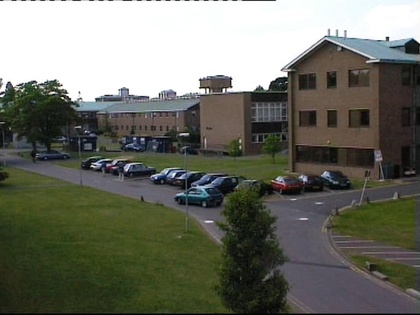
%> input picture uebung08/1122.jpg, 420 x 315 px, shrunk from 768 x 576 before the run; the run also reads 1 picture not shown here
$ octave FarbHistogramm.m   (GNU Octave 9; MATLAB toolbox functions it lacks are replaced by stand-ins)
%> lines starting %> are read from the running program, lines starting %| are printed output that depends on the picture
### uebung08/Farbhist.m

function TemplateHist = Farbhist(Image, Bins)

TemplateHist = [];

for ColorP = 1:size(Image,3)
    Hist = imhist(Image(:,:,ColorP), Bins);
    TemplateHist = [TemplateHist; Hist];
end

end

### uebung08/HistogramMatching.m
function [CorrImage, MaxPosition] = HistogramMatching(Image, Template, Bins, Increment)
%histogramMatching Find the positions of the template in the image by
%comparing the histogram of the template and the histogram at the possible
%image location

% calculate the histogram of the template
TemplateHist = Farbhist(Template, Bins);

% compare at all positions
[TemplateHeight, TemplateWidth, ColorP] = size(Template);
[ImageHeight, ImageWidth, ColorP] = size(Image);
%we calculate with the total image but do a subsampling of increment
CorrImage = zeros(length(1:Increment:ImageHeight-TemplateHeight), length(1:Increment:ImageWidth-TemplateWidth));

SubImg = uint8(zeros(size(Template)));
%loop over Rows
Rsub = 1;
for Rows = 1:Increment:ImageHeight-TemplateHeight
    %display the progress (rather slow :-|
    disp(Rows);
    %loop over cols
    Csub = 1;
	for Cols = 1:Increment:ImageWidth-TemplateWidth
        % extract distance value using DistFunction(hist1, hist2);
        % where hist1 is the template histogram and hist2 is the histogram
        % at the current image position (Rows, Cols) having the same size
        % as the template hist
        SubImg = Image(Rows:Rows+TemplateHeight-1, Cols:Cols+TemplateWidth-1, :);
        Hist = Farbhist(SubImg, Bins);
        CorrImage(Rsub, Csub) = DistFunction(Hist, TemplateHist);
        Csub = Csub+1;
    end
    Rsub = Rsub+1;
end

% find the maximum position in the output
% find the maxima for each column (the index gives the row for each column)
[MaxValCol, MaxRowIndex] = max(CorrImage, [], 1);
%find the maximum over all columns
[MaxValue, MaxColIndex] = max(MaxValCol);
%return the max position
MaxPosition = [MaxRowIndex(MaxColIndex), MaxColIndex]*Increment;
end

### uebung08/FarbHistogramm.m
clear all;  close all;  clc;


%read template
ImageCar = imread('carTest.bmp');
%the number of bins in the color histogram
Bins = 128;
%show the correlation as surface plot
ShowSurf = 1;
%show the histogram of the template
ShowHist = 1;
%defines the increment of calculation
Increment = 10;

if ShowHist ~= 0
    [HistR, Val] = imhist(ImageCar(:,:,1), Bins);
%> HistR = 128 values, max 30 at index 10, min 0 at index 60, mean 4.65; Val = 128 values from 0 to 255
    HistG = imhist(ImageCar(:,:,2), Bins);
%> HistG = 128 values, max 25 at index 24, min 0 at index 1, mean 4.65
    HistB = imhist(ImageCar(:,:,3), Bins);
%> HistB = 128 values, max 22 at index 12, min 0 at index 1, mean 4.65
    figure(15);hold on;
    plot(Val, HistR, 'ro-');
    plot(Val, HistG, 'go-');
    plot(Val, HistB, 'bo-');
    title('color histogram of template')
    xlabel('color value')
    ylabel('absolute frequency')
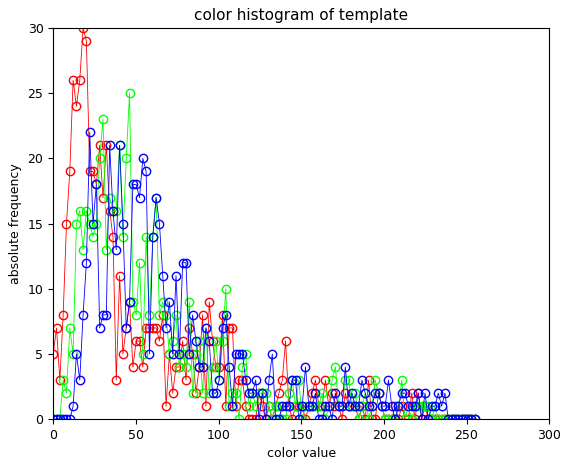
%> figure redrawn from the program's plot data; curve peaks at x = 18.07, y = 30; curve peaks at x = 46.18, y = 25; curve peaks at x = 22.09, y = 22
end


Images = {'1122.jpg', '1344.jpg', '1573.jpg', '1770.jpg', '1428.jpg'}; %the template

for Fig = 1:length(Images)
    Image = imread(char(Images(Fig)));
%> Image is the input picture: size 315x420x3 uint8; mean R, G, B 109.8, 111.5, 101.1
    %use this line for YCbCr color space;
    %[CorrImage, MaxPosUpLeft] = HistogramMatching(rgb2ycbcr(Image), rgb2ycbcr(ImageCar), 128, 14);
    [CorrImage, MaxPosUpLeft] = HistogramMatching(Image, ImageCar, Bins, Increment);
%> after the loop in Farbhist, `for ColorP = 1:size(Image,3)`: TemplateHist = 384 values, max 30 at index 10, min 0 at index 60, mean 4.65
%> in HistogramMatching, `[MaxValCol, MaxRowIndex] = max(CorrImage, [], 1);`: MaxValCol = 39 values, max 0.014 at index 20, min 0.00648 at index 35, mean 0.0102; MaxRowIndex = 39 values, max 20 at index 19, min 9 at index 27, mean 16.62
%> in HistogramMatching, `[MaxValue, MaxColIndex] = max(MaxValCol);`: MaxValue = 0.014; MaxColIndex = 20
%> in HistogramMatching, `MaxPosition = [MaxRowIndex(MaxColIndex), MaxColIndex]*Increment;`: MaxPosition = [200 200]
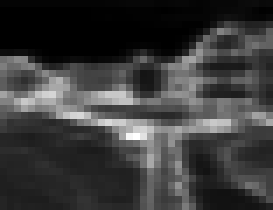
%> CorrImage: size 30x39 double (shown 7 times larger); min 0.00096, max 0.014, mean 0.00398; drawn with min black and max white
%> MaxPosUpLeft = [200 200]
    %plot the result
    figure(Fig);
    imshow(Image);
    %shortcut for template size
    Dy = size(ImageCar,1);
%> Dy = 17
    Dx = size(ImageCar,2);
%> Dx = 35
    %construct the line
    LineVec = [MaxPosUpLeft; MaxPosUpLeft+[0,Dx]; MaxPosUpLeft+[Dy,Dx]; MaxPosUpLeft+[Dy,0]; MaxPosUpLeft];
%> LineVec = [200 200; 200 235; 217 235; 217 200; 200 200]
    %plot it
    line(LineVec(:,2), LineVec(:,1), 'LineWidth', 2);
    text(MaxPosUpLeft(2), MaxPosUpLeft(1)-10, 'Object', 'Color', [1 1 1]);
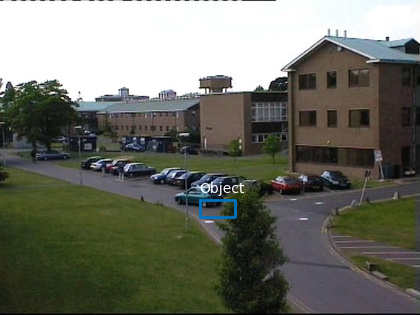
%> figure redrawn from the program's plot data


    if ShowSurf ~= 0
        figure(length(Images)+Fig);
        surf([1:Increment:Increment*size(CorrImage,2)], [1:Increment:Increment*size(CorrImage,1)], CorrImage(end:-1:1,:));%plot as surface (have to flip x-values)
        title('correlation image');
        xlabel('x');
        ylabel('y');
        zlabel('arbitrary units')
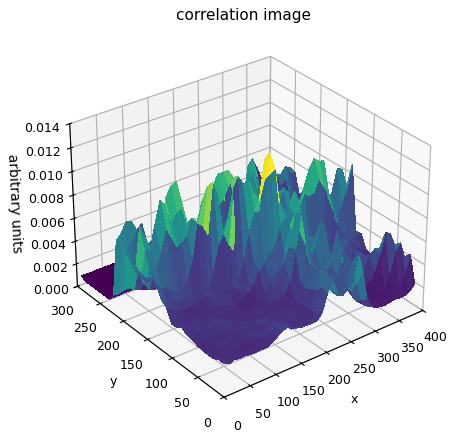
%> figure redrawn from the program's plot data
    end
    pause(1);
end
%> pass 2 of the loop `for Fig = 1:length(Images)`:
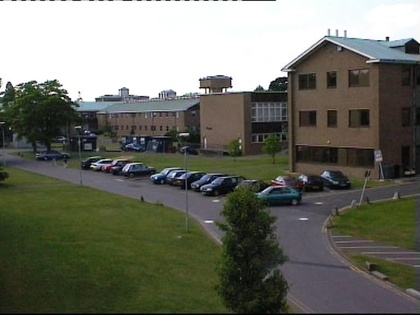
%> input picture uebung08/1344.jpg, 420 x 315 px, shrunk from 768 x 576 before the run
%> Image is the input picture: size 315x420x3 uint8; mean R, G, B 110.3, 111.8, 101.3
%> `[CorrImage, MaxPosUpLeft] = HistogramMatching(Image, ImageCar, Bins, I..`:
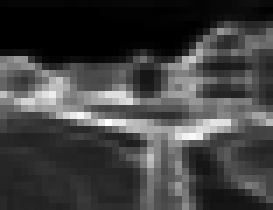
%> CorrImage: size 30x39 double (shown 7 times larger); min 0.00096, max 0.0127, mean 0.00395; drawn with min black and max white
%> MaxPosUpLeft = [180 160]
%> LineVec = [180 160; 180 195; 197 195; 197 160; 180 160]
%> `zlabel('arbitrary units')`:
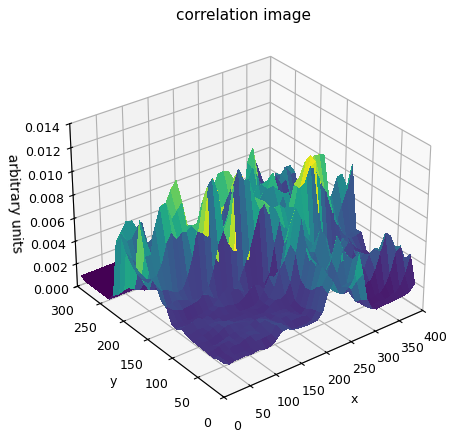
%> figure redrawn from the program's plot data
%> pass 3 of the loop `for Fig = 1:length(Images)`:
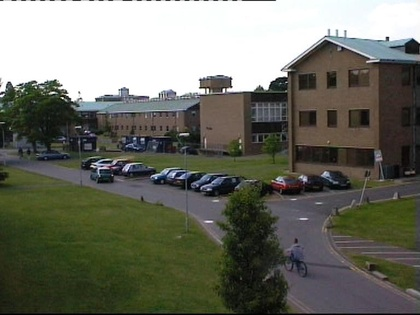
%> input picture uebung08/1573.jpg, 420 x 315 px, shrunk from 768 x 576 before the run
%> Image is the input picture: size 315x420x3 uint8; mean R, G, B 110.5, 111.9, 101.1
%> `[CorrImage, MaxPosUpLeft] = HistogramMatching(Image, ImageCar, Bins, I..`:
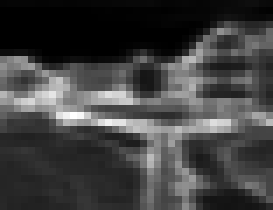
%> CorrImage: size 30x39 double (shown 7 times larger); min 0.00096, max 0.0128, mean 0.00396; drawn with min black and max white
%> MaxPosUpLeft = [170 110]
%> LineVec = [170 110; 170 145; 187 145; 187 110; 170 110]
%> `zlabel('arbitrary units')`:
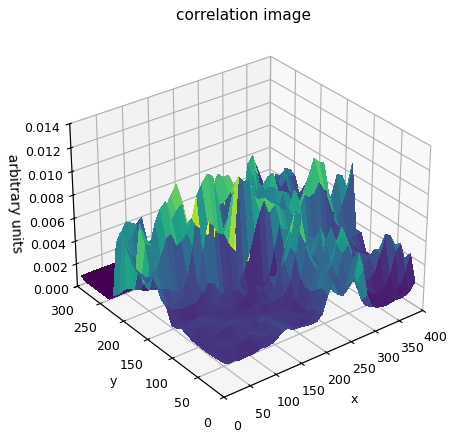
%> figure redrawn from the program's plot data
%> the loop made 5 passes; the first 3 are shown
